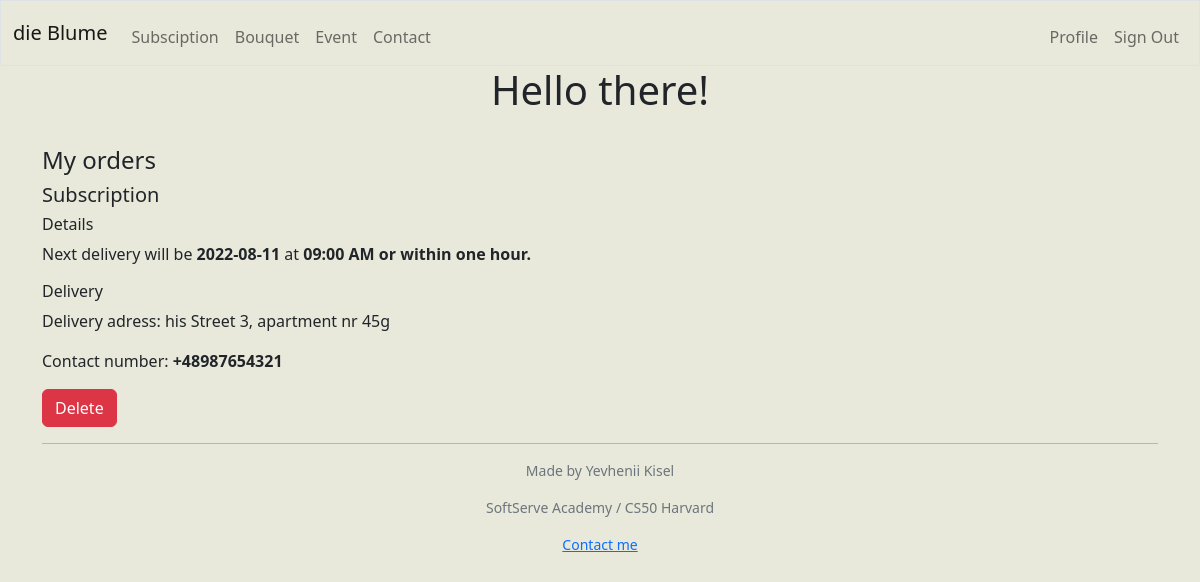
Screenshot of /profile (signed in) with the database file from the repository.
### models.py (models this page shows)
class Subscription_details(db.Model):
    __tablename__= 'subscrption_details'
    id = db.Column(db.Integer, primary_key = True)
    user = db.Column(db.Integer, db.ForeignKey('user.id'))
    delivery_PerWeek = db.Column(db.Integer)
    subscription_Period = db.Column(db.Integer)
    delivery_Date = db.Column(db.String(20))
    delivery_Time = db.Column(db.String(10))
    starter_Pack = db.Column(db.String(10))
    street = db.Column(db.String(100))
    block = db.Column(db.String(10))
    apartment = db.Column(db.String(10))
    contact_Number = db.Column(db.String(20))

### main.py (the view)
@main.route('/profile', methods=["GET"])
@login_required
def profile():
    user = current_user.id
    subscriptions = Subscription_details.query.filter_by(user=user).all()
    return render_template('profile.html', subscriptions=subscriptions)

### __init__.py (called while the page is built)
def create_app():
    app = Flask(__name__)
    app.config['SECRET_KEY'] = '409734c554b6a7db12c67ae7aa286313e90859b4c44b9113343f9dba19116729'
    app.config['SQLALCHEMY_DATABASE_URI'] = 'sqlite:///dieBlume.sqlite'
    db.init_app(app)
    login_manager = LoginManager()
    login_manager.login_view= 'auth.sign_in'
    login_manager.init_app(app)
    from .models import User
    @login_manager.user_loader
    def load_user(user_id):
        return User.query.get(int(user_id))
    from .auth import auth as auth_blueprint
    app.register_blueprint(auth_blueprint)
    from .main import main as main_blueprint
    app.register_blueprint(main_blueprint)
    return app

### templates/profile.html (shortened to what this page needs)
{% extends "layout.html" %}
{% block main %}
    <div class="container text-start">
        {% if not name %}
        <div>
            <h1 class="text-center">Hello there!</h1>
            <br>
        </div>
        {% else %}
        <div>
            <h1 class="text-center">Hello, {{ name }}!</h1>
            <br>
        </div>
        {% endif %}
        <div>
            <h4>My orders</h4>
            {% if subscriptions %}
                {% for subscription in subscriptions%}
                <div class="list-group d-inline">
                    <div>
                    <h5>Subscription</h5>
                    <h6>Details</h6>
                        <p>Next delivery will be <strong>{{ subscription.delivery_Date }}</strong> at <strong>{{ subscription.delivery_Time }} or within one hour.</strong></p>
                    <h6>Delivery</h6>
                        <p>Delivery adress: {{ subscription.street }} {{ subscription.block }}, apartment nr {{ subscription.apartment }} </p>
                        <p>Contact number: <strong>{{ subscription.contact_Number }}</strong></p>
                    </div>
                    <div>
                        <a class="btn btn-danger" href="{{ url_for('main.delete', id=subscription.id) }}">Delete</a>
                    </div>
                </div>
                    <hr>
                {% endfor %}
            {% else %}
                <h5>¯\_(ツ)_/¯ </h5>
                <p>There is no orders...yet ;)</p>
            </div>
            {% endif %}
    </div>
{% endblock %}

### rows the page displays
Subscription_details: delivery_Date "2022-08-11", delivery_Time "09:00 AM", street "his Street", block "3", apartment "45g", contact_Number "+48987654321"
